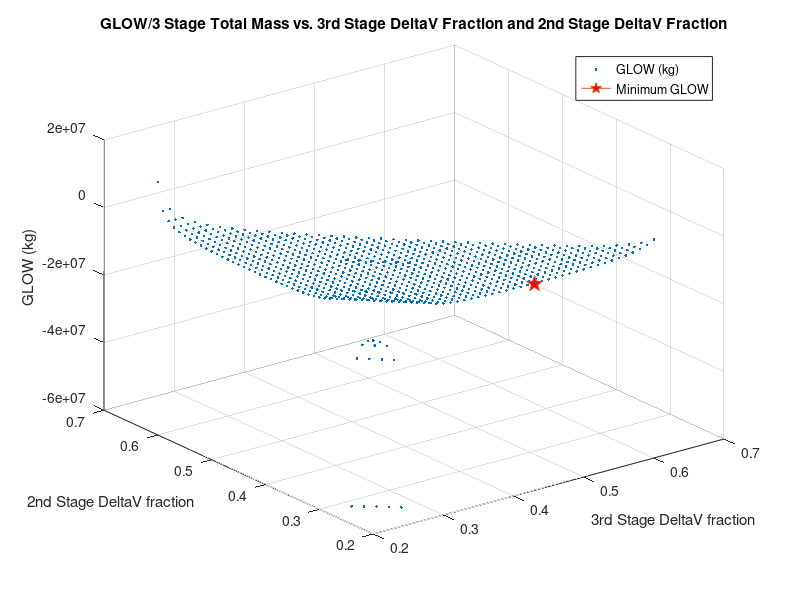

Recreate this plot in MATLAB. (Note: this script raises an error after producing the figure.)
% AAE 251 Fall 2022
% PM7 Team R301 
% Rocket staging optimization
% Authors: Jacob Bell
% Collaborators: Caroline Gee, Sydney Brown, Thomas Brannon, Justin
% Armstrong, Lu Larest, Carter Doby, Abby Woodburry 
% This code plots various Delta-V fractions and their respective GLOW
% values for a theoretical 3 stage launch vehicle. The code applies for any
% 3 stage dv split on a vehicle, however, and "GLOW" is simply the mass of
% all three stages
clc;
clear all; 

% inputs/known variables 
dv_total = 11 * 10^3; % [m/s] total delta-v required 
payload_mass = 10000; % [kg] payload mass
empty_frac = .115; % [N/A] empty mass fraction 
Isp1  = 289.1; % [s] Stage 1 specific impulse 
Isp2 = 315.4; % [s] Stage 2 specific impulse
Isp3 = 325.1; % [s] Stage 3 specific impulse
g0 = 9.81; % [m/s^2] gravitational acceleration

% characteristic exhaust velocity calculation 
c1 = Isp1 * g0;
c2 = Isp2 * g0;
c3 = Isp3 * g0;

% creating an array of values for delta v fractions
alpha = .2:.01:.6;

GLOW = [];
lcv = 1;
for i = alpha
    for j = alpha
        for k = alpha
            if (i + j + k) == 1
                % 3rd stage calcs
                prop_mass3 = (payload_mass * (exp(dv_total * i/c3) - 1) * (1 - empty_frac) / ...
                    (1 - empty_frac * exp(dv_total * i/c3)));
                inert_mass3 = -1 * prop_mass3 * empty_frac / (empty_frac - 1);
                tot_mass3 = prop_mass3 + inert_mass3 + payload_mass;

                % 2nd stage calcs
                prop_mass2 = (tot_mass3 * (exp(dv_total * j/c2) - 1) * (1 - empty_frac) / ...
                    (1 - empty_frac * exp(dv_total * j/c2)));
                inert_mass2 = -1 * prop_mass2 * empty_frac / (empty_frac - 1);
                tot_mass2 = prop_mass2 + inert_mass2 + tot_mass3;

                % 1st stage calcs
                prop_mass1 = (tot_mass2 * (exp(dv_total * k/c1) - 1) * (1 - empty_frac) / ...
                    (1 - empty_frac * exp(dv_total * k/c1)));
                inert_mass1 = -1 * prop_mass1 * empty_frac / (empty_frac - 1);
                tot_mass1 = prop_mass1 + inert_mass1 + tot_mass2;
                GLOW(lcv) = tot_mass1;
                fracs(1,lcv) = i;
                fracs(2,lcv) = j;
                fracs(3,lcv) = k;
                lcv = lcv + 1;
            end
        end
    end
end

[GLOW_min,i] = min(GLOW(GLOW>0));
stage1_dv = fracs(1,i);
stage2_dv = fracs(2,i);
stage3_dv = fracs(3,i);

figure
plot3(fracs(1,:),fracs(2,:),GLOW,'.');
hold on 
plot3(stage3_dv,stage2_dv,GLOW_min,"Marker","pentagram","markersize",12,"MarkerFaceColor","r")
ylabel("2nd Stage \DeltaV fraction")
xlabel("3rd Stage \DeltaV fraction")
zlabel("GLOW (kg)")
title("GLOW/3 Stage Total Mass vs. 3rd Stage \DeltaV Fraction and 2nd Stage \DeltaV Fraction")
grid
legend("GLOW (kg)", "Minimum GLOW")

[GLOW_min1,indexmin] = min(tot_mass1(tot_mass1>0));
frac1 = X1(indexmin);
frac2 = Y1(indexmin);
frac3 = 1 - (frac1 + frac2);


